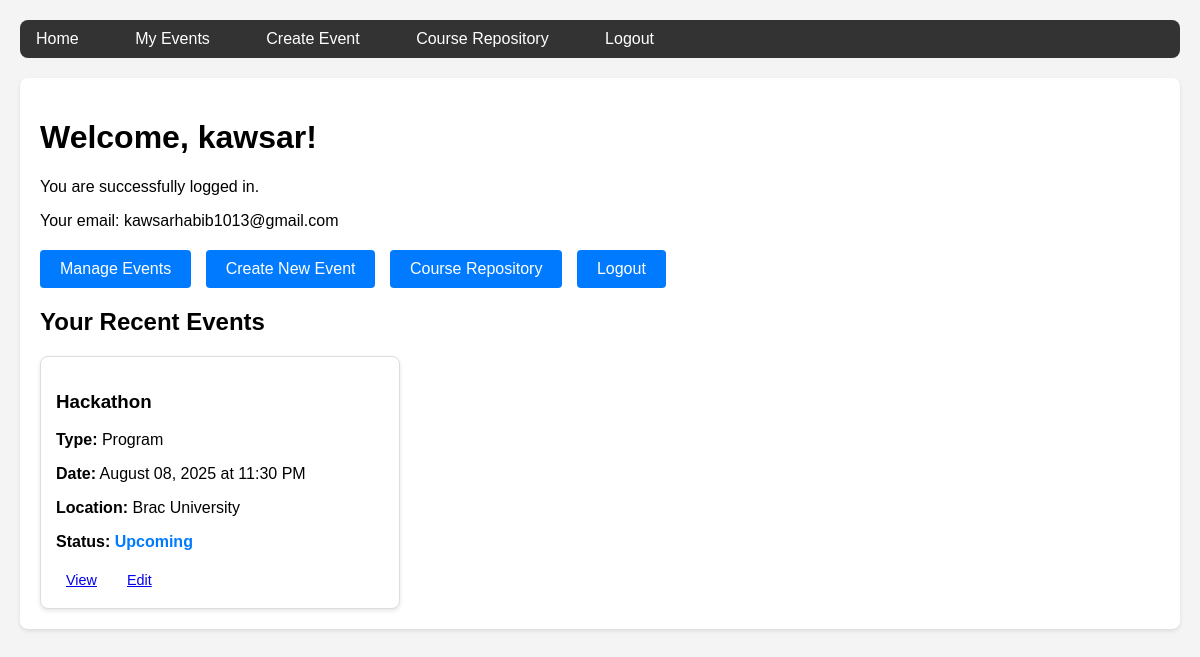
The app's page /21201327 (signed in) with its own data.
### app.py (models this page shows, shortened)
class User(db.Model):
    id = db.Column(db.Integer, primary_key=True)
    username = db.Column(db.String(80), unique=True, nullable=False)
    email = db.Column(db.String(120), unique=True, nullable=False)
    password = db.Column(db.String(120), nullable=False)
    events = db.relationship('Event', backref='creator', lazy=True)

class Event(db.Model):
    id = db.Column(db.Integer, primary_key=True)
    title = db.Column(db.String(200), nullable=False)
    description = db.Column(db.Text, nullable=False)
    event_type = db.Column(db.String(50), nullable=False)  # 'event', 'competition', 'program'
    date = db.Column(db.DateTime, nullable=False)
    location = db.Column(db.String(200), nullable=False)
    max_participants = db.Column(db.Integer, nullable=True)
    current_participants = db.Column(db.Integer, default=0)
    status = db.Column(db.String(20), default='upcoming')  # 'upcoming', 'ongoing', 'completed', 'cancelled'
    created_at = db.Column(db.DateTime, default=datetime.utcnow)
    user_id = db.Column(db.Integer, db.ForeignKey('user.id'), nullable=False)

### app.py (the view)
@app.route('/21201327')
def home():
    if 'user_id' in session:
        user = User.query.get(session['user_id'])
        events = Event.query.filter_by(user_id=user.id).order_by(Event.date.desc()).all()
        return render_template('home.html', user=user, events=events)
    return redirect(url_for('login'))

### templates/home.html (shortened to what this page needs)
{% extends "base.html" %}
{% block content %}
<h1>Welcome, {{ user.username }}!</h1>
<p>You are successfully logged in.</p>
<p>Your email: {{ user.email }}</p>
<div class="actions">
    <a href="{{ url_for('events') }}" class="btn">Manage Events</a>
    <a href="{{ url_for('create_event') }}" class="btn">Create New Event</a>
    <a href="{{ url_for('courses') }}" class="btn">Course Repository</a>
    <a href="{{ url_for('logout') }}" class="btn">Logout</a>
</div>
{% if events %}
<h2>Your Recent Events</h2>
<div class="events-grid">
    {% for event in events[:3] %}
    <div class="event-card">
        <h3>{{ event.title }}</h3>
        <p><strong>Type:</strong> {{ event.event_type|title }}</p>
        <p><strong>Date:</strong> {{ event.date.strftime('%B %d, %Y at %I:%M %p') }}</p>
        <p><strong>Location:</strong> {{ event.location }}</p>
        <p><strong>Status:</strong> <span class="status-{{ event.status }}">{{ event.status|title }}</span></p>
        <div class="event-actions">
            <a href="{{ url_for('view_event', event_id=event.id) }}" class="btn-small">View</a>
            <a href="{{ url_for('edit_event', event_id=event.id) }}" class="btn-small">Edit</a>
        </div>
    </div>
    {% endfor %}
</div>
{% else %}
<div class="no-events">
    <h2>No Events Yet</h2>
    <p>You haven't created any events yet. <a href="{{ url_for('create_event') }}">Create your first event!</a></p>
</div>
{% endif %}
{% endblock %}

### templates/base.html (style rules this page uses)
body { font-family: Arial, sans-serif; margin: 0; padding: 20px; background-color: #f4f4f4; }
.btn { background: #007bff; color: white; padding: 10px 20px; border: none; border-radius: 4px; cursor: pointer; text-decoration: none; display: inline-block; margin-right: 10px; transition: background-color 0.3s; }
.btn-small { padding: 5px 10px; font-size: 0.9em; }
.events-grid { display: grid; grid-template-columns: repeat(auto-fill, minmax(300px, 1fr)); gap: 20px; margin-top: 20px; }
.event-card { border: 1px solid #ddd; border-radius: 8px; padding: 15px; background: white; box-shadow: 0 2px 4px rgba(0,0,0,0.1); transition: transform 0.2s; }
.event-actions { margin-top: 15px; display: flex; gap: 10px; flex-wrap: wrap; }
.status-upcoming { color: #007bff; font-weight: bold; }
.actions { margin: 20px 0; }

### records on screen
User: username "kawsar", email "kawsarhabib1013@gmail.com"
Event: title "Hackathon", event_type "Program", date "August 08, 2025 at 11:30 PM", location "Brac University", status "Upcoming"
